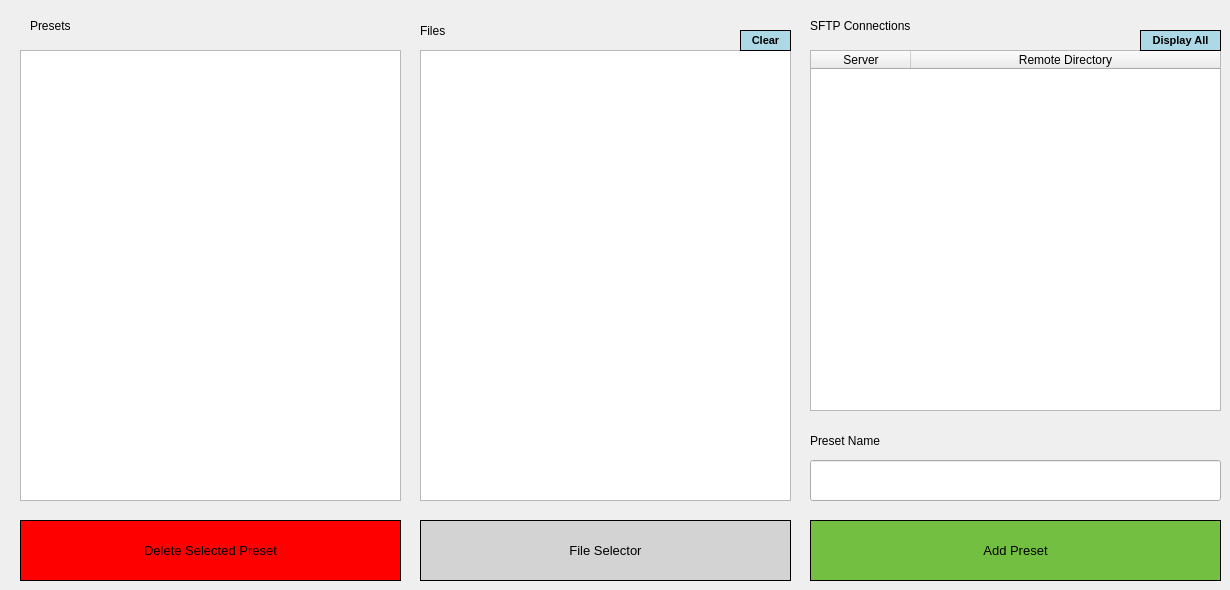
      <widget class="QWidget" name="tab_2">
       <attribute name="title">
        <string>Presets</string>
       </attribute>
       <widget class="QListWidget" name="PresetsPresets_List">
        <property name="geometry">
         <rect>
          <x>20</x>
          <y>50</y>
          <width>381</width>
          <height>451</height>
         </rect>
        </property>
        <property name="alternatingRowColors">
         <bool>true</bool>
        </property>
       </widget>
       <widget class="QListWidget" name="PresetsFiles_List">
        <property name="geometry">
         <rect>
          <x>420</x>
          <y>50</y>
          <width>371</width>
          <height>451</height>
         </rect>
        </property>
        <property name="alternatingRowColors">
         <bool>true</bool>
        </property>
       </widget>
       <widget class="QLabel" name="label_18">
        <property name="geometry">
         <rect>
          <x>810</x>
          <y>430</y>
          <width>411</width>
          <height>21</height>
         </rect>
        </property>
        <property name="font">
         <font>
          <family>Segoe UI</family>
         </font>
        </property>
        <property name="text">
         <string>Preset Name</string>
        </property>
       </widget>
       <widget class="QLineEdit" name="PresetsName_LineEdit">
        <property name="geometry">
         <rect>
          <x>810</x>
          <y>460</y>
          <width>411</width>
          <height>41</height>
         </rect>
        </property>
       </widget>
       <widget class="QPushButton" name="PresetsDeletePresets_Button">
        <property name="geometry">
         <rect>
          <x>20</x>
          <y>520</y>
          <width>381</width>
          <height>61</height>
         </rect>
        </property>
        <property name="font">
         <font>
          <family>Segoe UI</family>
          <pointsize>10</pointsize>
         </font>
        </property>
        <property name="cursor">
         <cursorShape>PointingHandCursor</cursorShape>
        </property>
        <property name="styleSheet">
         <string notr="true">border: 1px solid black;
background-color: red;</string>
        </property>
        <property name="text">
         <string>Delete Selected Preset</string>
        </property>
       </widget>
       <widget class="QPushButton" name="PresetsAddPreset_Button">
        <property name="geometry">
         <rect>
          <x>810</x>
          <y>520</y>
          <width>411</width>
          <height>61</height>
         </rect>
        </property>
        <property name="font">
         <font>
          <family>Segoe UI</family>
          <pointsize>10</pointsize>
         </font>
        </property>
        <property name="cursor">
         <cursorShape>PointingHandCursor</cursorShape>
        </property>
        <property name="styleSheet">
         <string notr="true">border: 1px solid black;
background-color: #73BF41;</string>
        </property>
        <property name="text">
         <string>Add Preset</string>
        </property>
       </widget>
       <widget class="QLabel" name="label_20">
        <property name="geometry">
         <rect>
          <x>810</x>
          <y>10</y>
          <width>141</width>
          <height>31</height>
         </rect>
        </property>
        <property name="font">
         <font>
          <family>Segoe UI</family>
         </font>
        </property>
        <property name="text">
         <string>SFTP Connections</string>
        </property>
       </widget>
       <widget class="QLabel" name="label_21">
        <property name="geometry">
         <rect>
          <x>30</x>
          <y>10</y>
          <width>381</width>
          <height>31</height>
         </rect>
        </property>
        <property name="font">
         <font>
          <family>Segoe UI</family>
         </font>
        </property>
        <property name="text">
         <string>Presets</string>
        </property>
       </widget>
       <widget class="QLabel" name="label_22">
        <property name="geometry">
         <rect>
          <x>420</x>
          <y>20</y>
          <width>281</width>
          <height>21</height>
         </rect>
        </property>
        <property name="font">
         <font>
          <family>Segoe UI</family>
         </font>
        </property>
        <property name="text">
         <string>Files</string>
        </property>
       </widget>
       <widget class="QTableWidget" name="PresetsConnections_Table">
        <property name="geometry">
         <rect>
          <x>810</x>
          <y>50</y>
          <width>411</width>
          <height>361</height>
         </rect>
        </property>
        <property name="alternatingRowColors">
         <bool>true</bool>
        </property>
        <property name="selectionMode">
         <enum>QAbstractItemView::MultiSelection</enum>
        </property>
        <property name="selectionBehavior">
         <enum>QAbstractItemView::SelectRows</enum>
        </property>
        <attribute name="horizontalHeaderCascadingSectionResizes">
         <bool>true</bool>
        </attribute>
        <attribute name="horizontalHeaderStretchLastSection">
         <bool>true</bool>
        </attribute>
        <attribute name="verticalHeaderStretchLastSection">
         <bool>false</bool>
        </attribute>
        <column>
         <property name="text">
          <string>Server</string>
         </property>
        </column>
        <column>
         <property name="text">
          <string>Remote Directory</string>
         </property>
        </column>
       </widget>
       <widget class="QPushButton" name="PresetsFileSelector_Button">
        <property name="geometry">
         <rect>
          <x>420</x>
          <y>520</y>
          <width>371</width>
          <height>61</height>
         </rect>
        </property>
        <property name="font">
         <font>
          <family>Segoe UI</family>
          <pointsize>10</pointsize>
         </font>
        </property>
        <property name="cursor">
         <cursorShape>PointingHandCursor</cursorShape>
        </property>
        <property name="styleSheet">
         <string notr="true">border: 1px solid black;
background-color: lightgray;</string>
        </property>
        <property name="text">
         <string>File Selector</string>
        </property>
       </widget>
       <widget class="QPushButton" name="PresetsFilesClear_Button">
        <property name="geometry">
         <rect>
          <x>740</x>
          <y>30</y>
          <width>51</width>
          <height>21</height>
         </rect>
        </property>
        <property name="font">
         <font>
          <family>Segoe UI</family>
          <pointsize>8</pointsize>
          <weight>75</weight>
          <bold>true</bold>
         </font>
        </property>
        <property name="styleSheet">
         <string notr="true">border: 1px solid black;
background-color: lightblue;</string>
        </property>
        <property name="text">
         <string>Clear</string>
        </property>
       </widget>
       <widget class="QPushButton" name="PresetsDisplayAll_Button">
        <property name="geometry">
         <rect>
          <x>1140</x>
          <y>30</y>
          <width>81</width>
          <height>21</height>
         </rect>
        </property>
        <property name="font">
         <font>
          <family>Segoe UI</family>
          <pointsize>8</pointsize>
          <weight>75</weight>
          <bold>true</bold>
         </font>
        </property>
        <property name="styleSheet">
         <string notr="true">border: 1px solid black;
background-color: lightblue;</string>
        </property>
        <property name="text">
         <string>Display All</string>
        </property>
       </widget>
      </widget>
